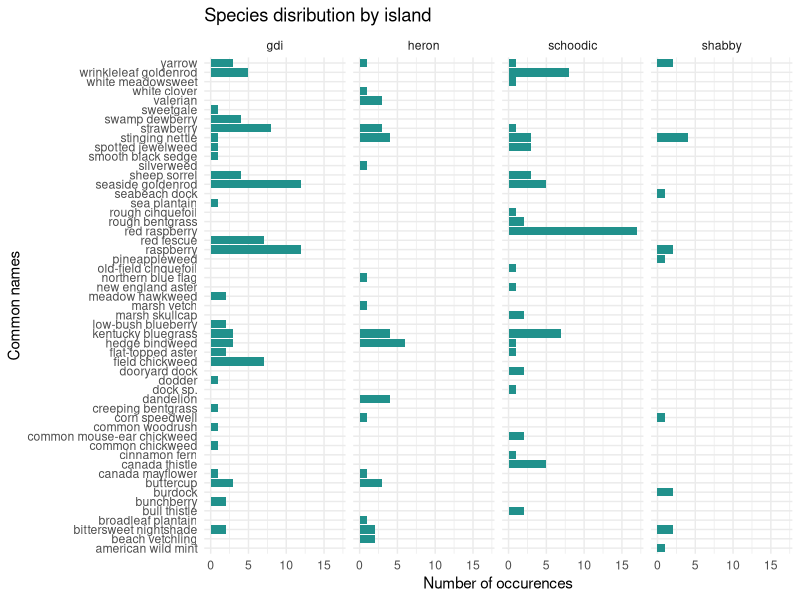
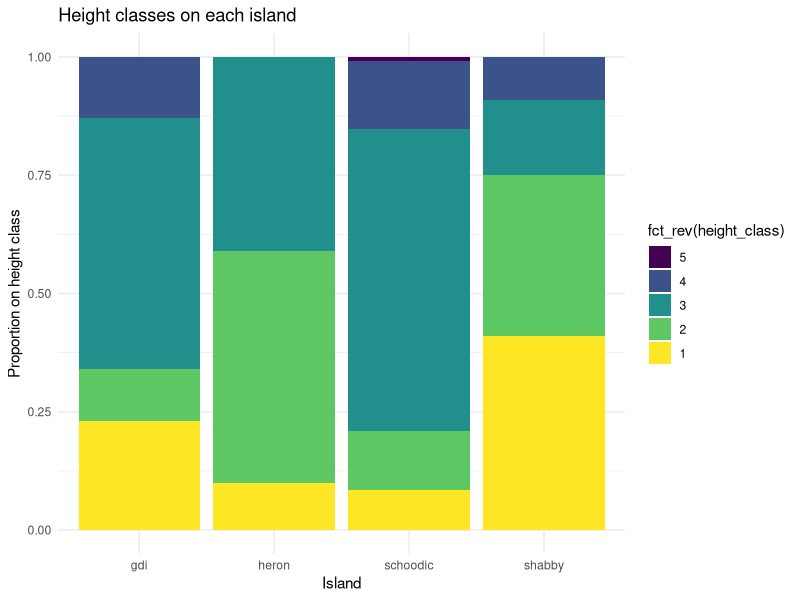

The R source for these figures, in order:
## ---- chunk 1
library(tidyverse)
library(broom)
## ---- chunk 2
island_veg <- read_csv("../data/island_veg.csv")
## ---- chunk 3
island_veg <- island_veg %>%
  mutate(location = case_when(
    location == "Schoodic" ~ "schoodic",
    location == "GDI" ~ "gdi",
    TRUE ~ location
  ))
## ---- chunk 4
island_veg %>%
  filter(common != "unknown") %>% #filtering out all of the unknown species
  ggplot(mapping = aes(y = common)
    ) +
  geom_bar(fill = "#21918c") +
  facet_wrap(~location, nrow = 1) +
  theme_minimal() +
  labs(title = "Species disribution by island",
       x = "Number of occurences",
       y = "Common names")
## ---- chunk 5
island_veg %>%
  mutate(height_class = case_when(TRUE ~ as.factor(height))) %>% #making height class a factor variable in order to use it in a bar chart
  ggplot(mapping = aes(x = location, fill = fct_rev(height_class))) + #reversing height class so the tallest appears on top
  geom_bar(position = "fill") +
  scale_fill_viridis_d() +
  labs(title = "Height classes on each island",
       x = "Island",
       y = "Proportion on height class") +
  theme_minimal()
